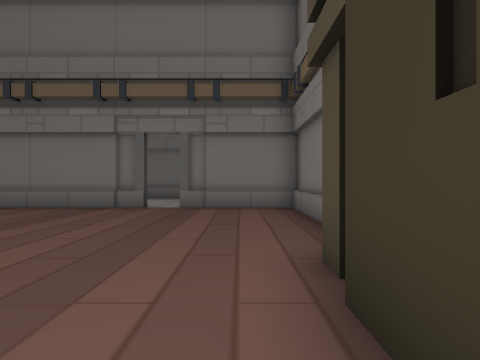
[1] (above)

15 first-person views from a walk through a 3-D level made in the Unity game engine. The camera is 1.5 m above the floor, looks level and sees 70° across. The floor is counted in squares, 2 m on a side. Each view is taken from the middle of a square. On the plan, view 1 faces up. The plan holds only what a view shows up to about 11 squares ahead; the rest is blank. The place goes on beyond the plan. The player is left out. Door leaves are left out, so doorways stand open.

[2]
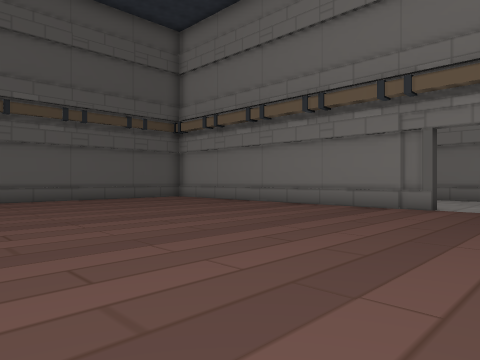

[3]
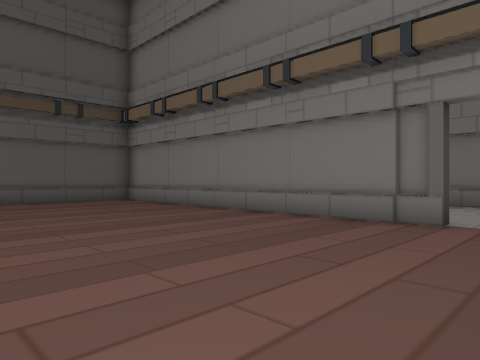

[4]
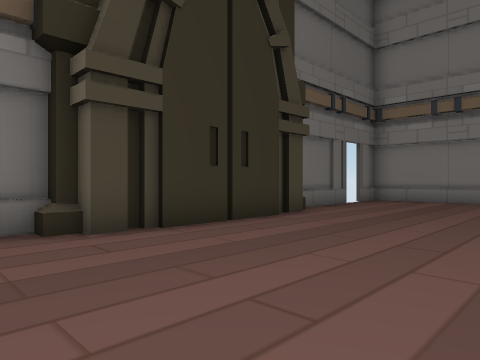

[5]
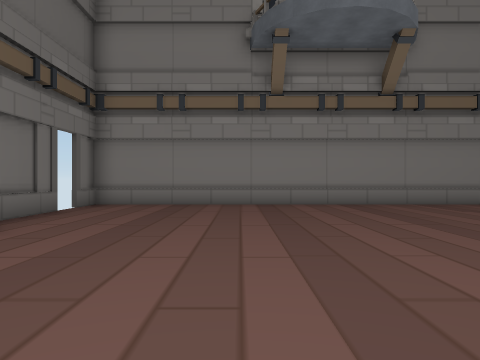

[6]
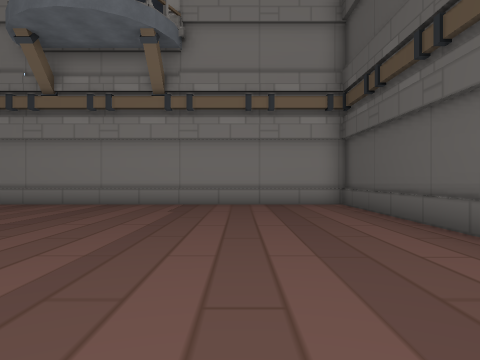

[7]
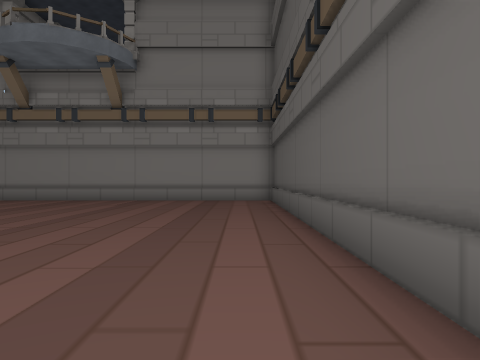

[8]
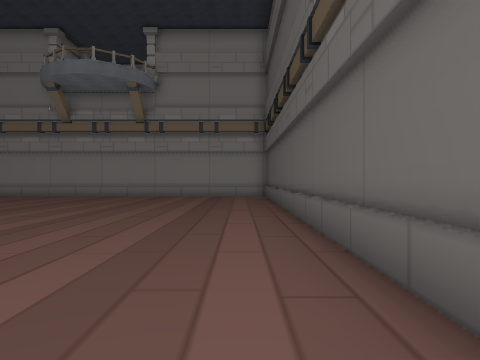

[9]
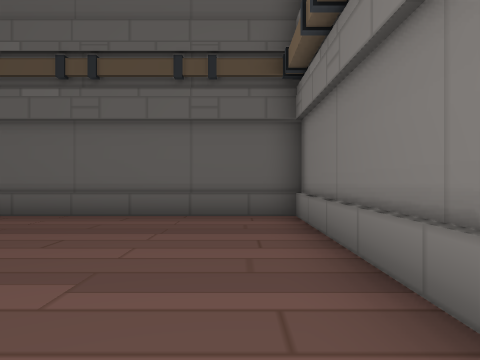

[10]
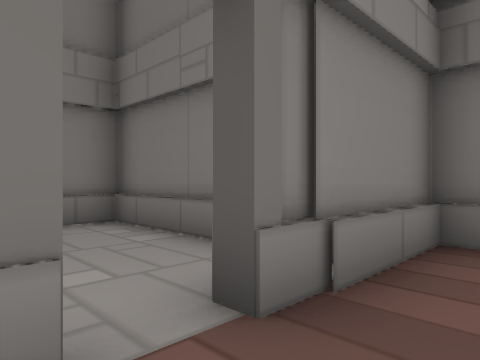

[11]
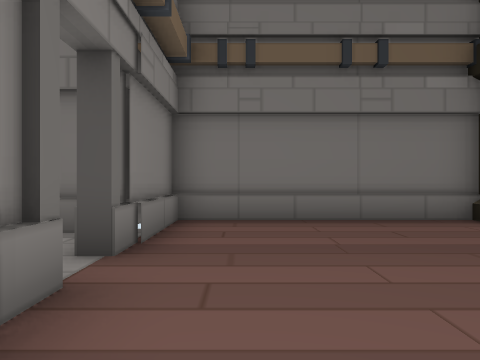

[12]
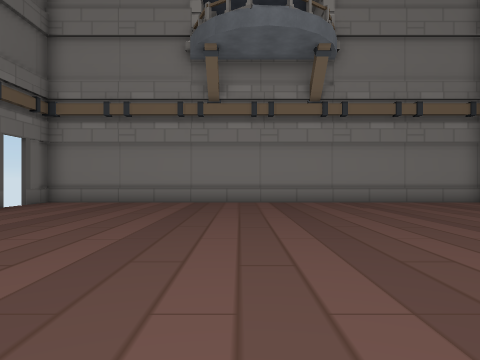

[13]
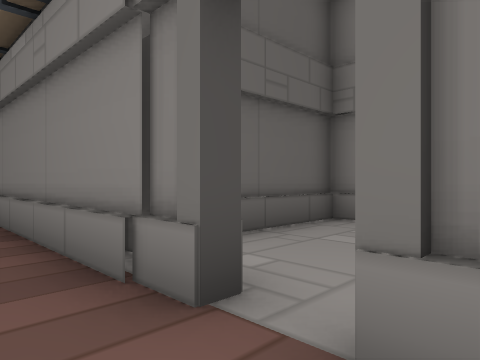

[14]
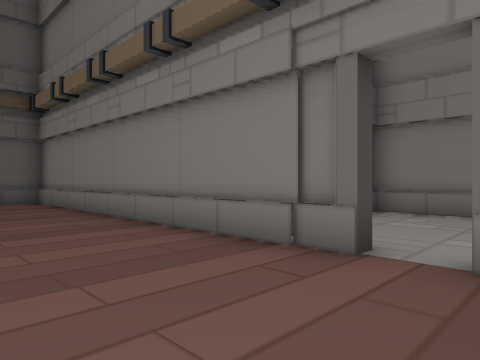

[15]
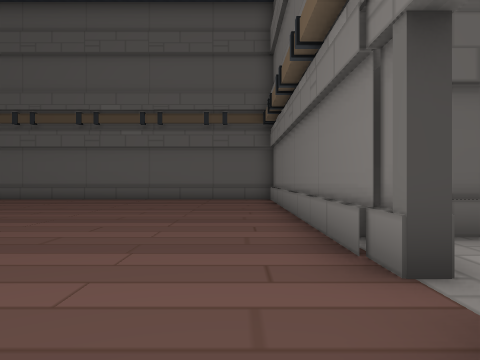

### Floor plan
Ten units are one square. View 1 is at (0, 0); x grows to the right and y downward. Boxes are objects, and circles mark ways between rooms. Rooms are numbered by the first view taken in them; rooms with no view inside come last. Other rooms are left out.
<svg viewBox="-138 -145 159 225">
<path fill="none" stroke="#000" d="M6 -25 6 -31 12 -31M6 11 6 -24M6 19 6 12M11 -34 16 -34 16 -93 -16 -93M-26 -93 -133 -93 -133 75 -44 75M-34 -96 -45 -96M-26 75 16 75 16 62M16 54 16 29M-1 -96 -6 -96M9 -31 9 -38M-26 -98 -26 -93M-16 -93 -16 -98M-2 -102 -2 -140 -46 -140 -46 -106"/>
<circle cx="-20" cy="-90" r="3" fill="#2a7"/>
<text x="-60" y="-10">1</text>
<text x="-30" y="-120">2</text>
</svg>
Room 1 opens to room 2.

Where each view was taken, in squares from view 1:
view 1: 0 up, 0 right, facing up
view 2: 0 up, 0 right, facing up-left
view 3: 3 up, 1 left, facing up-left
view 4: 5 up, 4 left, facing down-right
view 5: 3 up, 3 left, facing down
view 6: 3 up, 10 left, facing down
view 7: 5 up, 12 left, facing down
view 8: 8 up, 12 left, facing down
view 9: 8 up, 6 left, facing left
view 10: 8 up, 3 left, facing up-right
view 11: 8 up, 5 left, facing right
view 12: 4 up, 5 left, facing down
view 13: 8 up, 1 left, facing up-left
view 14: 6 up, 1 left, facing up-left
view 15: 8 up, 0 right, facing left
